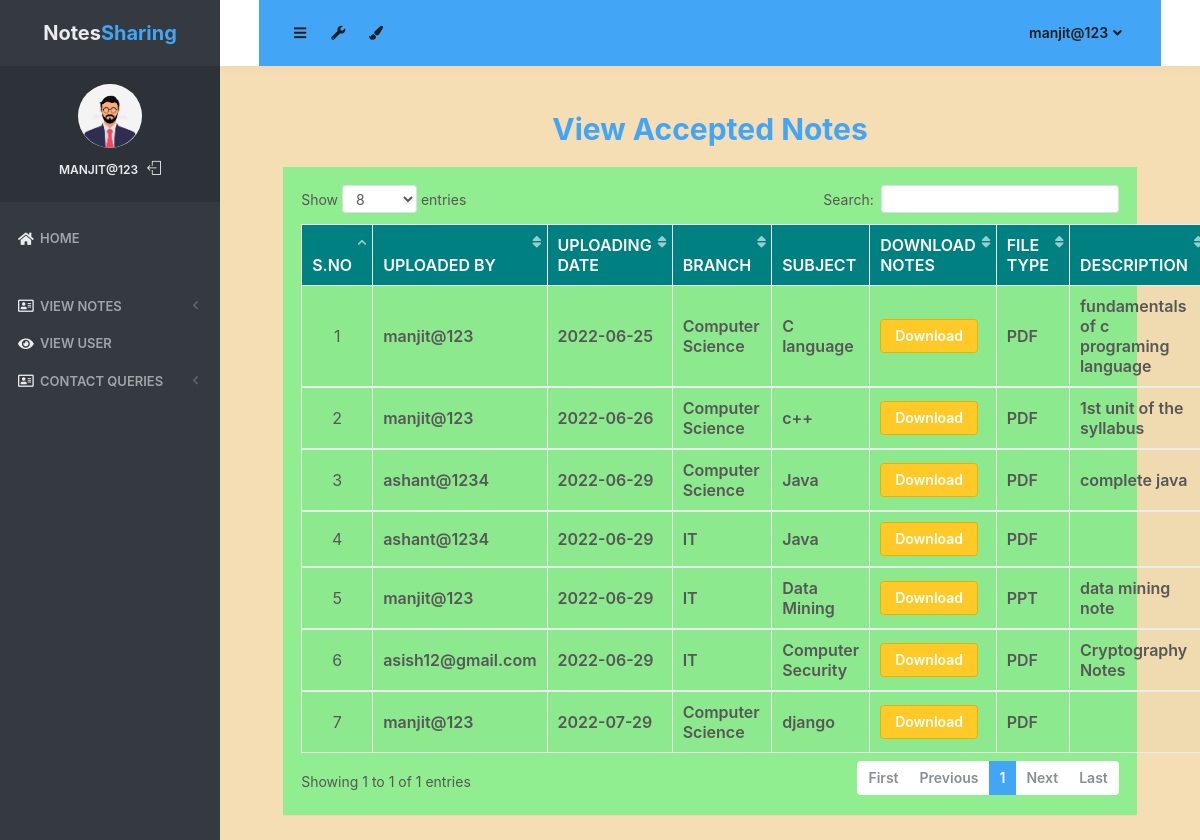
The page /accepted_notes (signed in) on the database its author committed.
### notes/models.py (models this page shows, shortened)
class Notes(models.Model):
    user = models.ForeignKey(User,on_delete=models.CASCADE)
    uploadingdate = models.CharField(max_length=30)
    branch = models.CharField(max_length=30)
    subject = models.CharField(max_length=30)
    notesfile = models.FileField(null=True)
    filetype = models.CharField(max_length=30)
    description = models.CharField(max_length=200, null=True)
    status = models.CharField(max_length=15)

### notes/views.py (the view)
# urls.py: path('accepted_notes', accepted_notes, name='accepted_notes'),
def accepted_notes(request):
    if not request.user.is_authenticated:
        return redirect('login_admin')
    notes = Notes.objects.filter(status = "Accept")
    d = {'notes':notes}
    return render(request, 'accepted_notes.html',d)

### notes/templates/accepted_notes.html (shortened to what this page needs)
{% load static %}
<html lang="en" class="no-focus">
    <head>
        <link rel="stylesheet" href="{% static 'js/plugins/datatables/dataTables.bootstrap4.min.css' %}">
        <link rel="stylesheet" id="css-main" href="{% static 'css1/codebase.min.css' %}">
    </head>
    <body style="background-color:wheat;">
        <div id="page-container" class="sidebar-o sidebar-inverse side-scroll page-header-fixed main-content-narrow">
         {% include "sidebar.html" %}
            {% include "admin_nav.html" %}
            <main id="main-container"><br>
                <div class="content">
                    <h2 class="text-primary font-weight-bold text-center">View Accepted Notes</h2>
                    <div class="block" style="background-color:lightgreen;">
                        <div class="block-content block-content-full">
                            <table class="table table-bordered table-striped table-vcenter js-dataTable-full-pagination">
                                <thead class="text-white" style="background-color :teal;">
                                    <tr>
                                        <th class="text-center">S.No</th>
                                        <th class="d-none d-sm-table-cell">Uploaded By</th>
                                        <th class="d-none d-sm-table-cell">Uploading Date</th>
                                        <th class="d-none d-sm-table-cell">Branch</th>
                                        <th class="d-none d-sm-table-cell">Subject</th>
                                        <th class="d-none d-sm-table-cell">Download Notes</th>
                                        <th class="d-none d-sm-table-cell">File Type</th>
                                        <th class="d-none d-sm-table-cell">Description</th>
                                    </tr>
                                </thead>
                                {% for i in notes %}
                                <tbody>
                                    <tr>
                                        <td class="text-center">{{forloop.counter}}</td>
                                        <td class="font-w600">{{i.user.username}}</td>
					<td class="font-w600">{{i.uploadingdate}}</td>
					<td class="font-w600">{{i.branch}}</td>
					<td class="font-w600">{{i.subject}}</td>
					<td class="font-w600"><a href="{{i.notesfile.url}}" class="btn btn-warning" download>Download</a></td>
					<td class="font-w600">{{i.filetype}}</td>
					<td class="font-w600">{{i.description}}</td>
                                    </tr>
                                        {% endfor %}
                                </tbody>
                            </table>
                        </div>
                    </div>
                </div>
            </main>
        </div>
 <link rel="stylesheet" href="https://use.fontawesome.com/releases/v5.6.3/css/all.css">
    </body>
</html>

### notes/templates/sidebar.html (shortened to what this page needs)
{% load static %}
   <nav id="sidebar">
                <div id="sidebar-scroll">
                    <div class="sidebar-content">
                        <div class="content-header content-header-fullrow px-15">
                            <div class="content-header-section text-center align-parent sidebar-mini-hidden">
                                <div class="content-header-item">
                                    <a class="link-effect font-w700" href="{% url 'admin_home' %}">
                                           <span class="font-size-xl text-dual-primary-dark">Notes</span><span class="font-size-xl text-primary">Sharing</span>
                                    </a>
                                </div>
                            </div>
                        </div>
                        <div class="content-side content-side-full content-side-user px-10 align-parent">
                            <div class="sidebar-mini-hidden-b text-center">
                                <a class="img-link" href="be_pages_generic_profile.html">
                                    <img class="img-avatar" src="{% static 'img/avatars/logo1.jpg' %}" alt="">
                                </a>
                                <ul class="list-inline mt-10">
                                    <li class="list-inline-item">
                                        <a class="link-effect text-dual-primary-dark font-size-xs font-w600 text-uppercase" href="{% url 'admin_home' %}">{{ request.user.username }}</a>
                                    </li>
                                    <li class="list-inline-item">
                                        <a class="link-effect text-dual-primary-dark" href="{% url 'logout' %}">
                                            <i class="si si-logout"></i>
                                        </a>
                                    </li>
                                </ul>
                            </div>
                        </div>
                        <div class="content-side content-side-full">
                            <ul class="nav-main">
                                <li class="open">
                                    <a href="{% url 'admin_home' %}"><i class="fas fa-home"></i><span class="sidebar-mini-hide">Home</span></a>
                                </li>
                                <li class="nav-main-heading"><span class="sidebar-mini-visible">UI</span></li>
                                <li>
                                    <a class="nav-submenu" data-toggle="nav-submenu"><i class="far fa-address-card"></i>View Notes</a>
                                </li>
                                <li>
                                    <a  href="{% url 'view_users' %}"><i class="fas fa-eye"></i><span class="sidebar-mini-hide">View User</span></a>
                                </li>
                                <li>
                                    <a class="nav-submenu" data-toggle="nav-submenu"><i class="far fa-address-card"></i>Contact Queries</a>
                                </li>
                           </ul>
                        </div>
                    </div>
                </div>
            </nav>

### notes/templates/admin_nav.html (shortened to what this page needs)
{% load static %}
            <header id="page-header">
                <div class="content-header bg-primary">
                    <div class="content-header-section">
                        <button type="button" class="btn btn-circle btn-dual-secondary" data-toggle="layout" data-action="sidebar_toggle">
                            <i class="fa fa-navicon"></i>
                        </button>
                        <div class="btn-group" role="group">
                            <button type="button" class="btn btn-circle btn-dual-secondary" id="page-header-options-dropdown" data-toggle="dropdown" aria-haspopup="true" aria-expanded="false">
                                <i class="fa fa-wrench"></i>
                            </button>
                        </div>
                        <div class="btn-group" role="group">
                            <button type="button" class="btn btn-circle btn-dual-secondary" id="page-header-themes-dropdown" data-toggle="dropdown" aria-haspopup="true" aria-expanded="false">
                                <i class="fa fa-paint-brush"></i>
                            </button>
                        </div>
                    </div>
                    <div class="content-header-section">
                        <div class="btn-group" role="group">
                            <button type="button" class="btn btn-rounded btn-dual-secondary" id="page-header-user-dropdown" data-toggle="dropdown" aria-haspopup="true" aria-expanded="false">
                                {{ request.user.username}}<i class="fa fa-angle-down ml-5"></i>
                            </button>
                        </div>
                    </div>
                </div>
            </header>

### rows shown on the page
Notes: user.username "manjit@123", uploadingdate "2022-06-25", branch "Computer Science", subject "C language", filetype "PDF", description "fundamentals of c programing language"
Notes: user.username "manjit@123", uploadingdate "2022-06-26", branch "Computer Science", subject "c++", filetype "PDF", description "1st unit of the syllabus"
Notes: user.username "ashant@1234", uploadingdate "2022-06-29", branch "Computer Science", subject "Java", filetype "PDF", description "complete java"
Notes: user.username "ashant@1234", uploadingdate "2022-06-29", branch "IT", subject "Java", filetype "PDF"
Notes: user.username "manjit@123", uploadingdate "2022-06-29", branch "IT", subject "Data Mining", filetype "PPT", description "data mining note"
Notes: user.username "asish12@gmail.com", uploadingdate "2022-06-29", branch "IT", subject "Computer Security", filetype "PDF", description "Cryptography Notes"
Notes: user.username "manjit@123", uploadingdate "2022-07-29", branch "Computer Science", subject "django", filetype "PDF"

### other values the page prints
{{ request.user.username }} "MANJIT@123"
{{ request.user.username }} "manjit@123"
